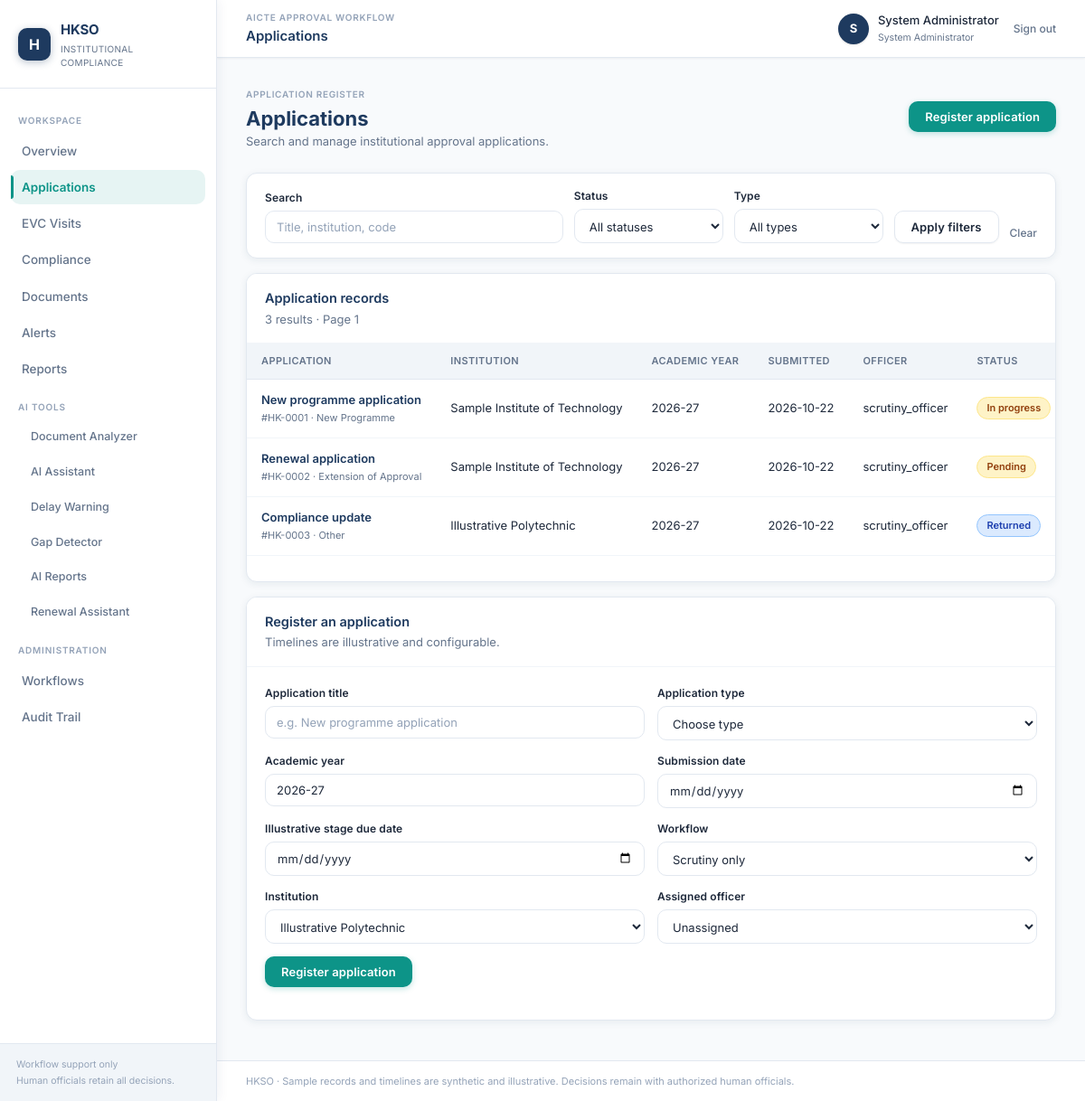
The app's page /applications (signed in) with its own data.
### tables this page shows
CREATE TABLE users(id INTEGER PRIMARY KEY,username TEXT UNIQUE NOT NULL,password_hash TEXT NOT NULL,role TEXT NOT NULL,institution_id INTEGER REFERENCES institutions(id),active INTEGER NOT NULL DEFAULT 1);

CREATE TABLE applications(id INTEGER PRIMARY KEY,institution_id INTEGER NOT NULL REFERENCES institutions(id),title TEXT NOT NULL,app_type TEXT NOT NULL,academic_year TEXT NOT NULL,submission_date TEXT NOT NULL,assigned_officer INTEGER REFERENCES users(id),status TEXT NOT NULL DEFAULT 'Pending',workflow_id INTEGER REFERENCES workflows(id),current_stage INTEGER NOT NULL DEFAULT 0,stage_due TEXT,created_by INTEGER NOT NULL REFERENCES users(id),created_at TEXT NOT NULL,updated_at TEXT NOT NULL);

CREATE TABLE institutions(id INTEGER PRIMARY KEY,name TEXT NOT NULL,code TEXT UNIQUE NOT NULL,city TEXT,created_at TEXT NOT NULL);

### app.py (the view, shortened to what this page needs)
@app.route('/applications',methods=['GET','POST'])
@login_required
def applications():
    c=db()
    q=request.args.get('q','').strip(); status=request.args.get('status',''); typ=request.args.get('type',''); page=max(1,int(request.args.get('page',1) or 1)); per=12; clauses=[]; vals=[]
    if not staff(): clauses.append('a.institution_id=?'); vals.append(current_user()['institution_id'])
    if q: clauses.append('(a.title LIKE ? OR i.name LIKE ? OR i.code LIKE ?)'); vals.extend([f'%{q}%']*3)
    if status: clauses.append('a.status=?'); vals.append(status)
    if typ: clauses.append('a.app_type=?'); vals.append(typ)
    where=' WHERE '+' AND '.join(clauses) if clauses else ''; join=' FROM applications a JOIN institutions i ON i.id=a.institution_id'
    total=c.execute('SELECT count(*)'+join+where,vals).fetchone()[0]
    rows=c.execute('SELECT a.*,i.name institution_name,u.username officer FROM applications a JOIN institutions i ON i.id=a.institution_id LEFT JOIN users u ON u.id=a.assigned_officer'+where+' ORDER BY a.updated_at DESC LIMIT ? OFFSET ?',(*vals,per,(page-1)*per)).fetchall()
    institutions=c.execute('SELECT * FROM institutions ORDER BY name').fetchall() if staff() else []; workflows=c.execute('SELECT * FROM workflows').fetchall(); officers=c.execute("SELECT id,username,role FROM users WHERE role IN ('Scrutiny Officer','Regional Officer','Bureau Officer')").fetchall(); types=[r[0] for r in c.execute('SELECT DISTINCT app_type FROM applications')]
    return render_template('applications.html',rows=rows,total=total,page=page,per=per,q=q,status=status,typ=typ,types=types,institutions=institutions,workflows=workflows,officers=officers)

### app.py (called while the page is built)
def db():
    if 'db' not in g:
        g.db=sqlite3.connect(app.config['DATABASE']); g.db.row_factory=sqlite3.Row; g.db.execute('PRAGMA foreign_keys=ON')
    return g.db

def current_user():
    if 'user' not in g:
        row=db().execute('SELECT * FROM users WHERE id=? AND active=1',(session.get('uid'),)).fetchone(); g.user=dict(row) if row else {}
    return g.user

@app.before_request
def load_user(): current_user()

def login_required(fn):
    @wraps(fn)
    def inner(*a,**kw):
        if not current_user():
            session['login_next']=request.full_path if request.query_string else request.path
            return redirect(url_for('select_department'))
        return fn(*a,**kw)
    return inner

def staff(): return current_user().get('role') in STAFF

@app.context_processor
def template_globals(): return {'me':current_user(),'roles':ROLES,'staff':staff,'today':date.today().isoformat()}

### templates/applications.html
{% extends 'base.html' %}{% block title %}Applications{% endblock %}{% block heading %}Applications{% endblock %}{% block content %}<div class="pageintro"><div><span class="eyebrow">APPLICATION REGISTER</span><h1>Applications</h1><p>Search and manage institutional approval applications.</p></div><a class="primary" href="#new-application">Register application</a></div><section class="panel filterpanel"><form class="filters" method="get"><label>Search<input name="q" value="{{ q }}" placeholder="Title, institution, code"></label><label>Status<select name="status"><option value="">All statuses</option>{% for s in ['Pending','In progress','Completed','Returned','Rejected'] %}<option {{ 'selected' if status==s }}>{{ s }}</option>{% endfor %}</select></label><label>Type<select name="type"><option value="">All types</option>{% for t in types %}<option {{ 'selected' if typ==t }}>{{ t }}</option>{% endfor %}</select></label><button class="secondary">Apply filters</button><a class="quiet" href="{{ url_for('applications') }}">Clear</a></form></section><section class="panel"><div class="panelhead"><div><h2>Application records</h2><p>{{ total }} result{{ '' if total==1 else 's' }} · Page {{ page }}</p></div></div>{% if rows %}<div class="tablewrap"><table><thead><tr><th>APPLICATION</th><th>INSTITUTION</th><th>ACADEMIC YEAR</th><th>SUBMITTED</th><th>OFFICER</th><th>STATUS</th></tr></thead><tbody>{% for a in rows %}<tr><td><a class="rowtitle" href="{{ url_for('application_detail',aid=a.id) }}">{{ a.title }}</a><small>#HK-{{ '%04d'|format(a.id) }} · {{ a.app_type }}</small></td><td>{{ a.institution_name }}</td><td>{{ a.academic_year }}</td><td>{{ a.submission_date }}</td><td>{{ a.officer or 'Unassigned' }}</td><td><span class="badge {{ a.status|lower|replace(' ','-') }}">{{ a.status }}</span></td></tr>{% endfor %}</tbody></table></div>{% else %}<div class="empty">No applications match these filters.</div>{% endif %}<div class="pagination">{% if page>1 %}<a class="secondary" href="?q={{ q }}&status={{ status }}&type={{ typ }}&page={{ page-1 }}">← Previous</a>{% endif %}{% if page*per<total %}<a class="secondary" href="?q={{ q }}&status={{ status }}&type={{ typ }}&page={{ page+1 }}">Next →</a>{% endif %}</div></section><section class="panel formpanel" id="new-application"><div class="panelhead"><div><h2>Register an application</h2><p>Timelines are illustrative and configurable.</p></div></div><form method="post" class="formgrid"><input type="hidden" name="csrf_token" value="{{ csrf_token() }}"><label>Application title<input name="title" required maxlength="180" placeholder="e.g. New programme application"></label><label>Application type<select name="app_type" required><option value="">Choose type</option><option>New Programme</option><option>Extension of Approval</option><option>Change in Intake</option><option>Other</option></select></label><label>Academic year<input name="academic_year" required value="2026-27" placeholder="2026-27"></label><label>Submission date<input type="date" name="submission_date"></label><label>Illustrative stage due date<input type="date" name="stage_due"></label><label>Workflow<select name="workflow_id">{% for w in workflows %}<option value="{{ w.id }}">{{ w.name }}</option>{% endfor %}</select></label>{% if staff() %}<label>Institution<select name="institution_id" required>{% for i in institutions %}<option value="{{ i.id }}">{{ i.name }}</option>{% endfor %}</select></label><label>Assigned officer<select name="assigned_officer"><option value="">Unassigned</option>{% for o in officers %}<option value="{{ o.id }}">{{ o.username }} · {{ o.role }}</option>{% endfor %}</select></label>{% endif %}<div class="formactions"><button class="primary">Register application</button></div></form></section>{% endblock %}

### templates/base.html (shortened to what this page needs)
<!doctype html>
<html lang="en">
<head>
  <link rel="stylesheet" href="{{ url_for('static',filename='css/app.css') }}">
  <link rel="stylesheet" href="{{ url_for('static',filename='css/polish.css') }}">
  <link rel="stylesheet" href="{{ url_for('static',filename='css/ai.css') }}">
  <link rel="stylesheet" href="{{ url_for('static',filename='css/auth.css') }}">
</head>
<body>
{% if me %}
<aside class="sidebar">
  <a class="brand" href="{{ url_for('dashboard') }}">
    <span class="brandmark">H</span>
    <span>HKSO<small>Institutional compliance</small></span>
  </a>
  <nav>
    <span class="navlabel">Workspace</span>
    <a href="{{ url_for('dashboard') }}" {% if request.endpoint == 'dashboard' %}class="active"{% endif %}>Overview</a>
    <a href="{{ url_for('applications') }}" {% if request.endpoint in ['applications', 'application_detail'] %}class="active"{% endif %}>Applications</a>
    <a href="{{ url_for('evc') }}" {% if request.endpoint == 'evc' %}class="active"{% endif %}>EVC Visits</a>
    <a href="{{ url_for('compliance_page') }}" {% if request.endpoint == 'compliance_page' %}class="active"{% endif %}>Compliance</a>
    <a href="{{ url_for('documents') }}" {% if request.endpoint == 'documents' %}class="active"{% endif %}>Documents</a>
    <a href="{{ url_for('alerts') }}" {% if request.endpoint == 'alerts' %}class="active"{% endif %}>Alerts</a>
    <a href="{{ url_for('reports') }}" {% if request.endpoint == 'reports' %}class="active"{% endif %}>Reports</a>
    <span class="navlabel">AI Tools</span>
    <a href="{{ url_for('ai_analyzer') }}" class="{% if request.endpoint == 'ai_analyzer' %}active {% endif %}subnav">Document Analyzer</a>
    <a href="{{ url_for('ai_assistant') }}" class="{% if request.endpoint == 'ai_assistant' %}active {% endif %}subnav">AI Assistant</a>
    <a href="{{ url_for('ai_delay') }}" class="{% if request.endpoint == 'ai_delay' %}active {% endif %}subnav">Delay Warning</a>
    <a href="{{ url_for('ai_gaps') }}" class="{% if request.endpoint == 'ai_gaps' %}active {% endif %}subnav">Gap Detector</a>
    <a href="{{ url_for('ai_reports') }}" class="{% if request.endpoint == 'ai_reports' %}active {% endif %}subnav">AI Reports</a>
    <a href="{{ url_for('ai_renewals') }}" class="{% if request.endpoint == 'ai_renewals' %}active {% endif %}subnav">Renewal Assistant</a>
    {% if me.role == 'System Administrator' %}
    <span class="navlabel">Administration</span>
    <a href="{{ url_for('workflow_admin') }}" {% if request.endpoint == 'workflow_admin' %}class="active"{% endif %}>Workflows</a>
    {% endif %}
    {% if me.role in ['Auditor','System Administrator'] %}
    <a href="{{ url_for('audit_page') }}" {% if request.endpoint == 'audit_page' %}class="active"{% endif %}>Audit Trail</a>
    {% endif %}
  </nav>
  <div class="sidebarfoot">Workflow support only<br>Human officials retain all decisions.</div>
</aside>
<main class="main">
  <header class="topbar">
    <div>
      <span class="eyebrow">AICTE Approval Workflow</span>
      <strong>{% block heading %}Workspace{% endblock %}</strong>
    </div>
    <div class="account">
      <span class="avatar">{{ me.username[:1]|upper }}</span>
      <span>{{ me.username|replace('_',' ')|title }}<small>{{ me.role }}</small></span>
      <form method="post" action="{{ url_for('logout') }}">
        <button class="linkbtn">Sign out</button>
      </form>
    </div>
  </header>
  <section class="content">
    {% block content %}{% endblock %}
  </section>
  <footer>HKSO · Sample records and timelines are synthetic and illustrative. Decisions remain with authorized human officials.</footer>
</main>
{% else %}
  {% for category,message in get_flashed_messages(with_categories=true) %}
  <div class="flash {{ category }} loginflash">{{ message }}</div>
  {% endfor %}
  {% block anonymous %}{% endblock %}
{% endif %}
</body>
</html>

### static/css/polish.css (style rules this page uses)
b, strong { font-weight: 600; }
.badge { border-radius: var(--r-pill); }
.brandmark { border-radius: var(--r-md); }
.sidebar nav a { border-radius: var(--r-md); }
.panel { box-shadow: var(--shadow-card); border-radius: var(--r-lg); }
.primary, .secondary { box-shadow: 0 2px 6px rgba(13,148,136,.25); border-radius: var(--r-md); }
.secondary { box-shadow: var(--shadow-xs); }

### records on screen
users: username "S", username "System Administrator", role "System Administrator"
applications: title "New programme application", id "0001", app_type "New Programme", institution_name "Sample Institute of Technology", academic_year "2026-27", submission_date "2026-10-22", username "scrutiny_officer", status "In progress"
applications: title "Renewal application", id "0002", app_type "Extension of Approval", institution_name "Sample Institute of Technology", academic_year "2026-27", submission_date "2026-10-22", username "scrutiny_officer", status "Pending"
applications: title "Compliance update", id "0003", app_type "Other", institution_name "Illustrative Polytechnic", academic_year "2026-27", submission_date "2026-10-22", username "scrutiny_officer", status "Returned"

### other values on screen
{{ total }} "3"
{{ '' if total==1 else 's' }} "s"
{{ page }} "1"
form field workflow_id "Scrutiny only"
form field institution_id "Illustrative Polytechnic"
